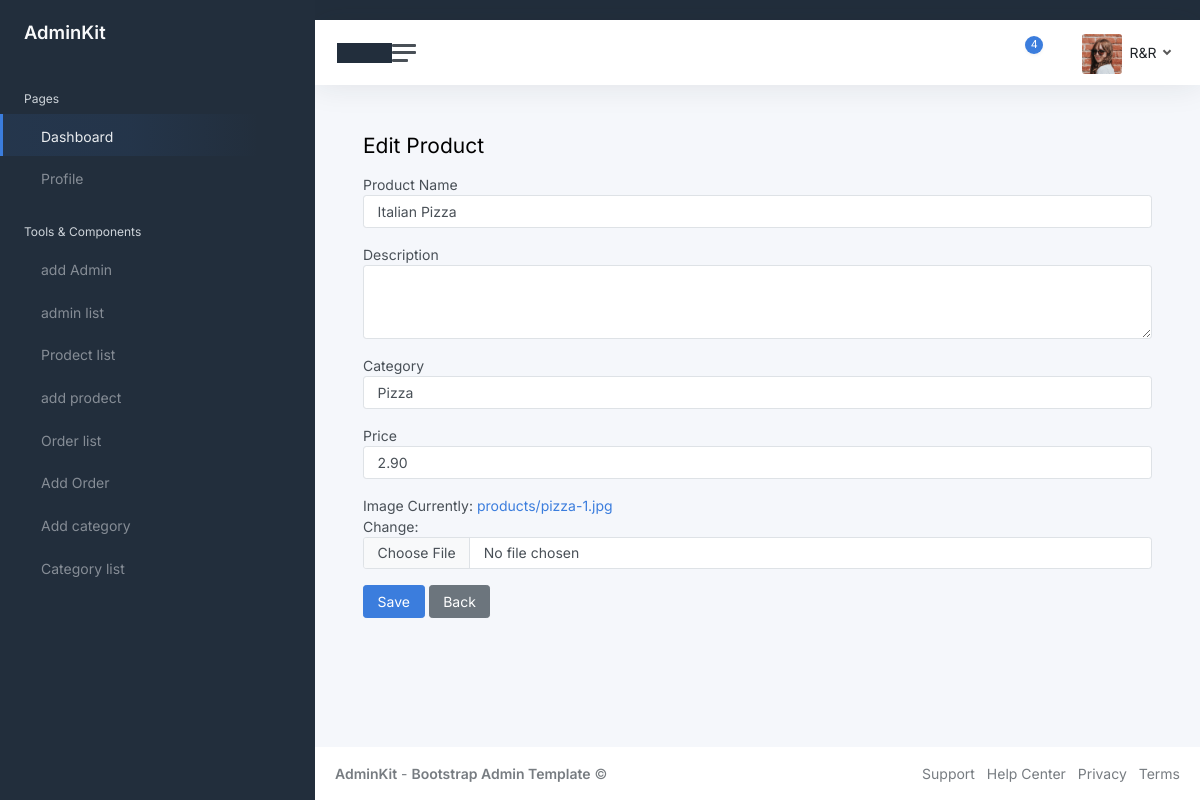
Screenshot of /dashboard/update_product/6/ with the database file from the repository.
### firstapp/models.py (models this page shows, shortened)
class Product(models.Model):
    name = models.CharField(max_length=150)
    price = models.DecimalField(max_digits=6, decimal_places=2)
    image = models.ImageField(upload_to="products/", default='products/1.png')
    description = models.TextField(blank=True)
    category = models.ForeignKey(
        Category,
        on_delete=models.CASCADE,
        related_name="products"
    )

### firstapp/views.py (the view)
# urls.py: path('dashboard/update_product/<int:pk>/', views.update_product, name='update_product'),
def update_product(request, pk):
    product = get_object_or_404(Product, pk=pk)
    if request.method == "POST":
        form = ProductForm(request.POST, request.FILES, instance=product)
        if form.is_valid():
            form.save()
            messages.success(request, "تم تعديل المنتج بنجاح!")
            return redirect('list_product')
    else:
        form = ProductForm(instance=product)
    return render(request, 'dashboard/create_product.html', {'form': form})

### firstapp/forms.py
class ProductForm(forms.ModelForm):
    class Meta:
        model = Product
        fields = ['name', 'description', 'category', 'price', 'image']
        widgets = {
            'name': forms.TextInput(attrs={'class': 'form-control'}),
            'description': forms.Textarea(attrs={'class': 'form-control', 'rows': 3}),
            'category': forms.Select(attrs={'class': 'form-control'}),
            'price': forms.NumberInput(attrs={'class': 'form-control'}),
            'image': forms.ClearableFileInput(attrs={'class': 'form-control'}),
        }

### firstapp/models.py (called while the page is built)
    def __str__(self):
        return self.name

### firstapp/templates/dashboard/create_product.html (shortened to what this page needs)
{% extends 'dashboard/base.html' %}
{% load static %}
{% block content %}
<main class="content">
    <h1 class="h3 mb-3">
        {% if form.instance.pk %}Edit{% else %}Add{% endif %} Product
    </h1>
    <form method="POST" enctype="multipart/form-data">
        <div class="mb-3">
            <label>Product Name</label>
            {{ form.name }}
        </div>
        <div class="mb-3">
            <label>Description</label>
            {{ form.description }}
        </div>
        <div class="mb-3">
            <label>Category</label>
            {{ form.category }}
        </div>
        <div class="mb-3">
            <label>Price</label>
            {{ form.price }}
        </div>
        <div class="mb-3">
            <label>Image</label>
            {{ form.image }}
        </div>
        <button type="submit" class="btn btn-primary">Save</button>
        <a href="{% url 'list_product' %}" class="btn btn-secondary">Back</a>
    </form>
</main>
{% endblock content %}

### rows the page displays
Product: name "Italian Pizza", category "Pizza", price "2.90"
